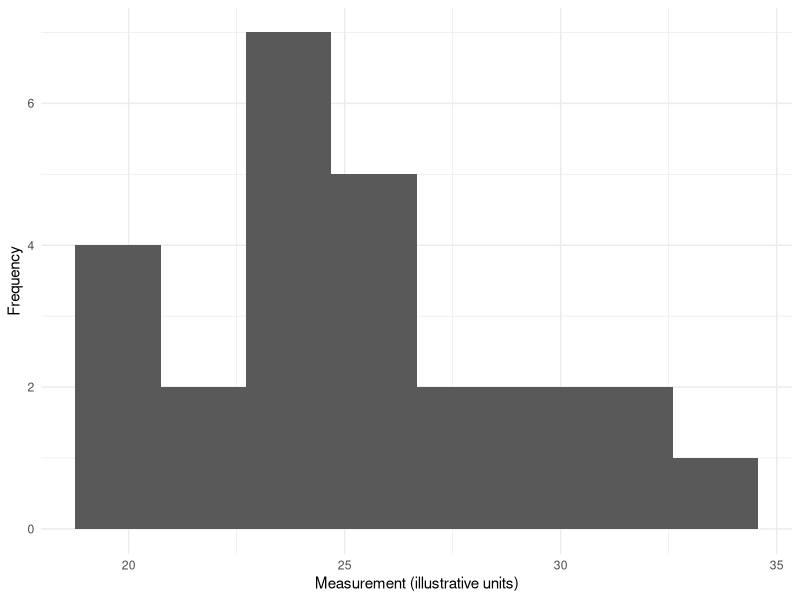
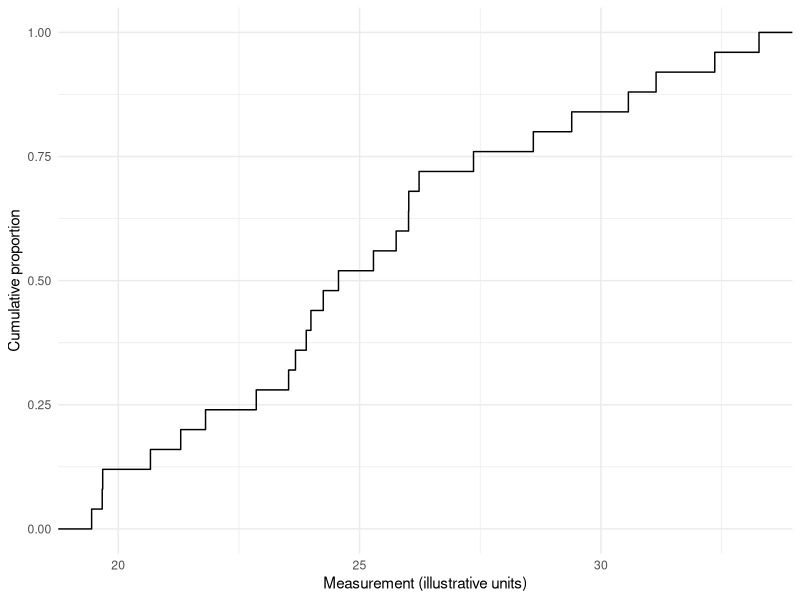
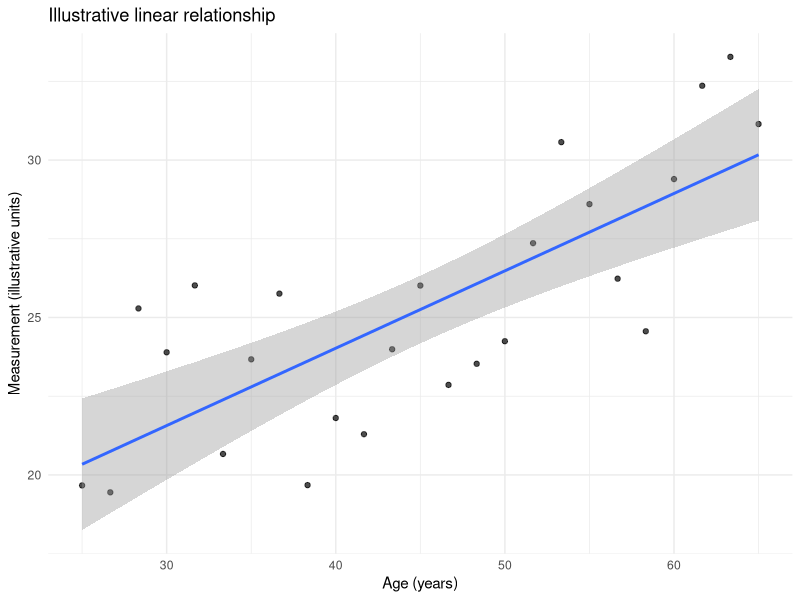
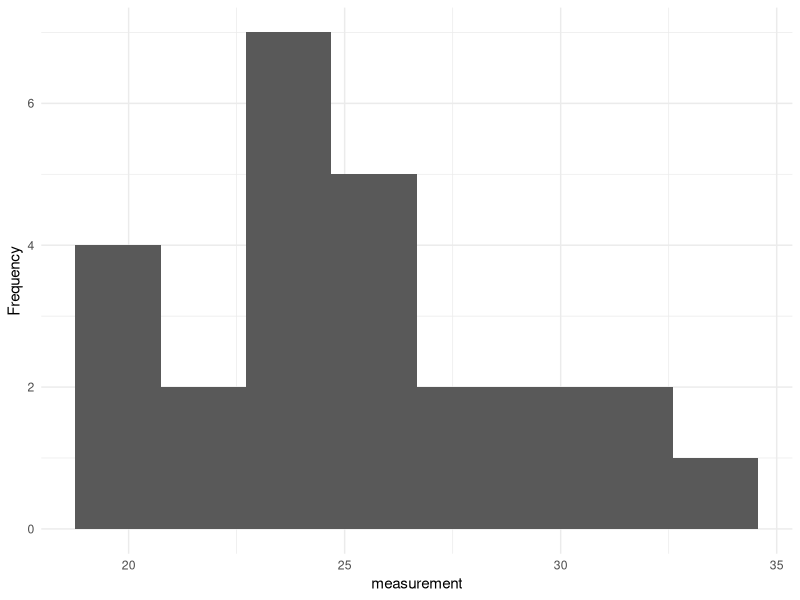
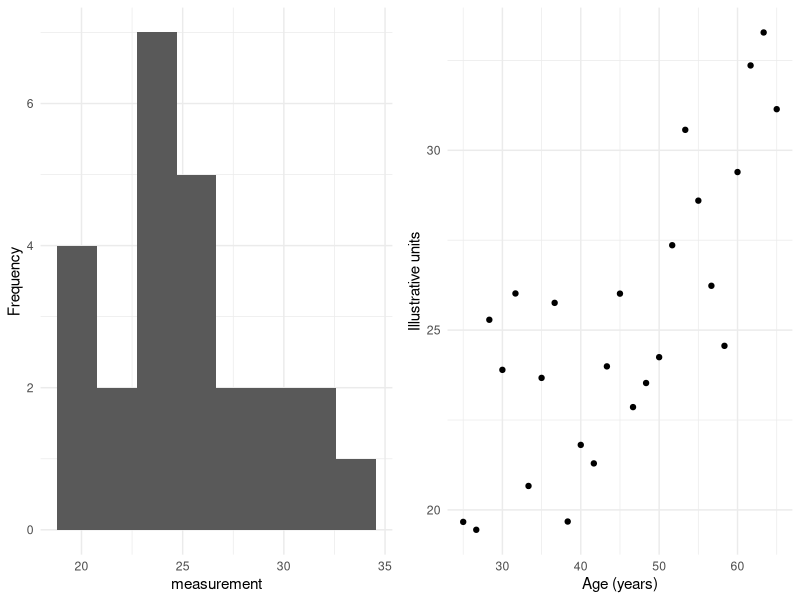

These charts were generated, in order, by the following R code:
## ---- chunk 1
library(dplyr)

measure_df <- data.frame(
  participant_id = c(101L, 102L, 103L),
  measurement = c(5.2, 6.8, NA_real_)
)
profile_df <- data.frame(
  participant_id = c(101L, 102L, 104L),
  age = c(38, 51, 44)
)

stopifnot(!anyDuplicated(measure_df$participant_id))
stopifnot(!anyDuplicated(profile_df$participant_id))

matched_df <- inner_join(measure_df, profile_df, by = "participant_id")
retained_df <- left_join(measure_df, profile_df, by = "participant_id")

nrow(matched_df)
nrow(retained_df)
## ---- chunk 2
survey_df <- data.frame(
  participant_id = 1:5,
  response = c(1, 2, 9, NA, 7)
)

survey_df$response_label <- factor(
  survey_df$response,
  levels = c(1, 2, 7, 9),
  labels = c("Yes", "No", "Refused", "Don't Know")
)

table(survey_df$response_label, useNA = "always")
sum(is.na(survey_df$response_label))
## ---- chunk 3
library(ggplot2)

set.seed(31)
toy_df <- data.frame(
  age = seq(25, 65, length.out = 25),
  measurement = 12 + seq(25, 65, length.out = 25) * 0.3 +
    rnorm(25, sd = 3)
)

ggplot(toy_df, aes(x = measurement)) +
  geom_histogram(bins = 8) +
  labs(x = "Measurement (illustrative units)", y = "Frequency") +
  theme_minimal()

ggplot(toy_df, aes(x = measurement)) +
  stat_ecdf(geom = "step") +
  labs(x = "Measurement (illustrative units)", y = "Cumulative proportion") +
  theme_minimal()
## ---- chunk 4
fit <- lm(measurement ~ age, data = toy_df)
coef(fit)

ggplot(toy_df, aes(x = age, y = measurement)) +
  geom_point(alpha = 0.7) +
  geom_smooth(method = "lm", formula = y ~ x, se = TRUE) +
  labs(
    x = "Age (years)",
    y = "Measurement (illustrative units)",
    title = "Illustrative linear relationship"
  ) +
  theme_minimal()
## ---- chunk 5
plot_distribution <- function(data, variable) {
  stopifnot(is.character(variable), length(variable) == 1L)
  if (!variable %in% names(data)) {
    stop("Missing column: ", variable)
  }
  if (!is.numeric(data[[variable]])) {
    stop("Column must be numeric: ", variable)
  }

  ggplot(data, aes(x = .data[[variable]])) +
    geom_histogram(bins = 8) +
    labs(x = variable, y = "Frequency") +
    theme_minimal()
}

plot_distribution(toy_df, "measurement")
## ---- chunk 6
p_hist <- plot_distribution(toy_df, "measurement")
p_scatter <- ggplot(toy_df, aes(age, measurement)) +
  geom_point() +
  labs(x = "Age (years)", y = "Illustrative units") +
  theme_minimal()

if (requireNamespace("ggpubr", quietly = TRUE)) {
  ggpubr::ggarrange(p_hist, p_scatter, ncol = 2)
} else {
  print(p_hist)
  print(p_scatter)
}
